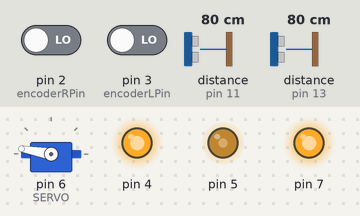
A sketch run on a simulated Arduino Uno, built with avr-gcc and run on an emulated ATmega328P. Parts: servo, output pins drawn as LEDs (lit = HIGH). The test bench sets the inputs (shaded band); at power-on: distance to the obstacle (sensors on pin 11, pin 13) 80 cm, pin 2 (encoderRPin) LOW, pin 3 (encoderLPin) LOW. The echo pulse lasts 58.3 µs per cm; pins used as bus, display or sensor lines are not drawn.

Above: at 0.07 s.
At 1.2 s:
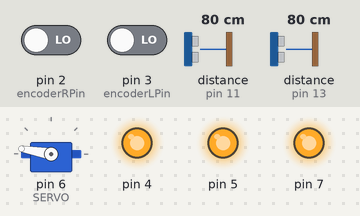
1.3 s: distance to the obstacle (sensor on pin 11) set to 12 cm
2.8 s: distance to the obstacle (sensor on pin 11) set to 9 cm
At 3.9 s:
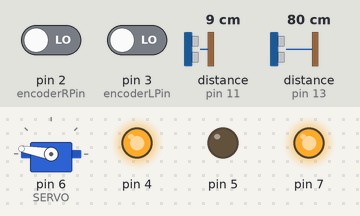
Timing chart, 0 to 5.8 s (numbered marks = the images above; inputs shaded):
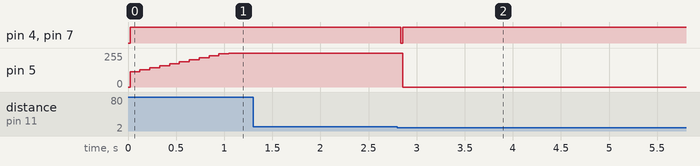

Measured:
- the behaviour switches between 11 and 10 cm on distance to the obstacle (sensor on pin 11) (found by bisection; images 1 and 2)
- after the input at 1.3 s, every drawn part: stays the same
- after the input at 2.8 s, pin 4, pin 7: HIGH → LOW at once, → HIGH 0.02 s later; pin 5: 255/255 → 0/255 after 0.06 s

The sketch:

andarRetoProximaParede.ino
```cpp
//HCSR04 lib and pins
#include <NewPing.h>
#include <Servo.h>
#include <PID_v1.h>

#define TRIGGER_PIN_T  12
#define ECHO_PIN_T     13

#define TRIGGER_PIN_F  10
#define ECHO_PIN_F     11

#define MAX_DISTANCE 150

#define SERVO 6

NewPing frontSensor(TRIGGER_PIN_F, ECHO_PIN_F, MAX_DISTANCE);
NewPing turnSensor(TRIGGER_PIN_T, ECHO_PIN_T, MAX_DISTANCE);

float gapF = 0;
float gapT = 0;
const byte tolerance = 3;
const int constGap = 12;

//Motor pins
typedef struct motor
{
  byte vel;
  byte way;
};
typedef struct motor Motor;

Motor rightM = { 6, 7 };
Motor leftM = { 5, 4 };

double SetpointRight, InputRight, OutputRight;
double SetpointLeft, InputLeft, OutputLeft;

PID rightPID(&InputRight, &OutputRight, &SetpointRight, 2, 3, 0, DIRECT);
PID leftPID(&InputLeft, &OutputLeft, &SetpointLeft, 2, 3, 0, DIRECT);

boolean turn = false;

//Encoder
//
  int encoderRPin = 2;
  int encoderLPin = 3;
  int countR = 0;
  int countL = 0;
  int rpmR = 0;
  int rpmL = 0;
  int currentEncoderRight = LOW;
  int lastEncoderRight = LOW;
  int currentEncoderLeft = LOW;
  int lastEncoderLeft = LOW;

  unsigned long now = 0;
  unsigned long old = 0;
//

unsigned long oldHcsr04 = -50;

boolean servoPosition = false; // false = esquerda; true = direita
Servo s;

void setServoPos( )
{
  if( servoPosition )
  {
    s.write( 0 );
  }
  else
  {
    s.write( 170 );
  }
}

void encoder()
{
  currentEncoderRight = digitalRead( encoderRPin );
  currentEncoderLeft = digitalRead( encoderLPin );

  if ( currentEncoderRight != lastEncoderRight )
  {
    countR++;
  }

  if ( currentEncoderLeft != lastEncoderLeft )
  {
    countL++;
  }
  lastEncoderRight = currentEncoderRight;
  lastEncoderLeft = currentEncoderLeft;
}

float distance( NewPing sonar )
{
  unsigned int uS = sonar.ping(); // Send ping, get ping time in microseconds (uS).
  //Serial.print("Ping: ");
  float cmFromWall = uS / US_ROUNDTRIP_CM; // Convert ping time to distance in cm and print result (0 = outside set distance range)
  return cmFromWall;
}

void stopIt()
{
    digitalWrite( rightM.way, HIGH );
    digitalWrite( leftM.way, HIGH );
    analogWrite( rightM.vel, 0 );
    analogWrite( leftM.vel, 0 );
}

void moveFoward()
{
  encoder();

  if( gapT > constGap + tolerance && gapT != 0 )
  {
    if( servoPosition )
    {
      analogWrite( leftM.vel, 255 );
    }

    else
    {
      analogWrite( rightM.vel, 255 );
    }

    delay(10);
  }

  else if( gapT < constGap - tolerance && gapT != 0 )
  {
    if( servoPosition )
    {
      analogWrite( rightM.vel, 255 );
    }

    else
    {
      analogWrite( leftM.vel, 255 );
    }

    delay(10);
  }

  if( now - old >= 500 )
  {
    rpmR = countR;
    rpmL = countL;

//    Serial.print( "rpmR : " );
//    Serial.println( rpmR );
//    Serial.print( "rpmL : " );
//    Serial.println( rpmL );

    countR = 0;
    countL = 0;

//    Serial.println( OutputRight );
//    Serial.println( OutputLeft );

    old = now;
  }

  InputRight = rpmR;
  InputLeft = rpmL;

  rightPID.Compute();
  leftPID.Compute();

  digitalWrite( rightM.way, HIGH );
  digitalWrite( leftM.way, HIGH );
  analogWrite( rightM.vel, OutputRight );
  analogWrite( leftM.vel, OutputLeft );
}

void setup()
{
  //Encoder
  pinMode( encoderRPin, INPUT );
  pinMode( encoderLPin, INPUT );

  //Hc Sr04
  pinMode( TRIGGER_PIN_F, OUTPUT );
  pinMode( ECHO_PIN_F, INPUT );
  pinMode( TRIGGER_PIN_T, OUTPUT );
  pinMode( ECHO_PIN_T, INPUT );

  //Motor
  pinMode( rightM.way, OUTPUT );
  pinMode( leftM.way, OUTPUT );

  //Servo
  s.attach(SERVO);
  setServoPos();

  //PID
  SetpointRight = 50;
  SetpointLeft = 50;
  rightPID.SetMode(AUTOMATIC);
  leftPID.SetMode(AUTOMATIC);

  Serial.begin(9600);
}

void loop()
{
  now = millis();

  if( now - oldHcsr04 >= 50 )
  {
    gapF = distance( frontSensor );
    gapT = distance( turnSensor );

    oldHcsr04 = now;
  }

  if( (gapF > 10 || gapF == 0) && (turn == false) )
  {
    moveFoward();
  }

  else
  {
    if( !turn )
    {
      digitalWrite( rightM.way, LOW );
      digitalWrite( leftM.way, LOW );
      analogWrite( rightM.vel, OutputRight );
      analogWrite( leftM.vel, OutputLeft );
      delay(20);
      turn = true;
    }

    stopIt();

  }
}
```
